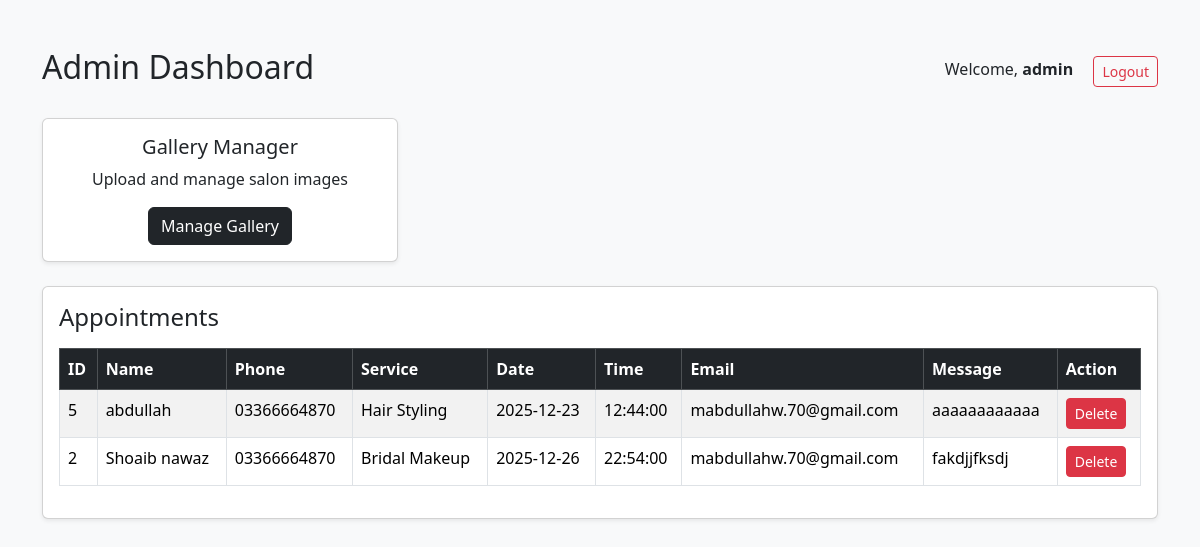
Screenshot of /admin/dashboard.php (signed in) with the database file from the repository.
### tables this page shows
CREATE TABLE `appointments` (
  `id` int(11) NOT NULL,
  `name` varchar(100) DEFAULT NULL,
  `phone` varchar(20) DEFAULT NULL,
  `service` varchar(100) DEFAULT NULL,
  `appointment_date` date DEFAULT NULL,
  `appointment_time` time DEFAULT NULL,
  `email` varchar(100) DEFAULT NULL,
  `message` text DEFAULT NULL,
  `created_at` timestamp NOT NULL DEFAULT current_timestamp()
);

### admin/dashboard.php (the view, shortened to what this page needs)
<?php
include("../config/db.php");
$appointments = mysqli_query($conn, "SELECT * FROM appointments ORDER BY created_at DESC");
?>
<!DOCTYPE html>
<html lang="en">
<head>
<link href="https://cdn.jsdelivr.net/npm/bootstrap@5.3.2/dist/css/bootstrap.min.css" rel="stylesheet">
</head>
<body class="bg-light">
<div class="container mt-5">
    <div class="d-flex justify-content-between align-items-center mb-4">
        <h2>Admin Dashboard</h2>
        <div>
            <span class="me-3">Welcome, <strong><?php echo $_SESSION['admin']; ?></strong></span>
            <a href="logout.php" class="btn btn-outline-danger btn-sm">Logout</a>
        </div>
    </div>
    <div class="row mb-4">
        <div class="col-md-4">
            <div class="card shadow-sm text-center">
                <div class="card-body">
                    <h5 class="card-title">Gallery Manager</h5>
                    <p class="card-text">Upload and manage salon images</p>
                    <a href="gallery.php" class="btn btn-dark">Manage Gallery</a>
                </div>
            </div>
        </div>
    </div>
    <div class="card shadow-sm">
        <div class="card-body">
            <h4 class="mb-3">Appointments</h4>
            <table class="table table-bordered table-striped">
                <thead class="table-dark">
                    <tr>
                        <th>ID</th>
                        <th>Name</th>
                        <th>Phone</th>
                        <th>Service</th>
                        <th>Date</th>
                        <th>Time</th>
                        <th>Email</th>
                        <th>Message</th>
                        <th>Action</th>
                    </tr>
                </thead>
                <tbody>
                <?php while ($row = mysqli_fetch_assoc($appointments)) { ?>
                    <tr>
                        <td><?php echo $row['id']; ?></td>
                        <td><?php echo $row['name']; ?></td>
                        <td><?php echo $row['phone']; ?></td>
                        <td><?php echo $row['service']; ?></td>
                        <td><?php echo $row['appointment_date']; ?></td>
                        <td><?php echo $row['appointment_time']; ?></td>
                        <td><?php echo $row['email']; ?></td>
                        <td><?php echo $row['message']; ?></td>
                        <td>
                            <a href="dashboard.php?delete=<?php echo $row['id']; ?>"
                               class="btn btn-sm btn-danger"
                               onclick="return confirm('Delete this appointment?')">
                               Delete
                            </a>
                        </td>
                    </tr>
                <?php } ?>
                </tbody>
            </table>
        </div>
    </div>
</div>
</body>
</html>

### rows the page displays
appointments: id "5", name "abdullah", phone "03366664870", service "Hair Styling", appointment_date "2025-12-23", appointment_time "12:44:00", email "mabdullahw.70@gmail.com", message "aaaaaaaaaaaa"
appointments: id "2", name "Shoaib nawaz", phone "03366664870", service "Bridal Makeup", appointment_date "2025-12-26", appointment_time "22:54:00", email "mabdullahw.70@gmail.com", message "fakdjjfksdj"

### other values shown
$_SESSION['admin'] "admin"
